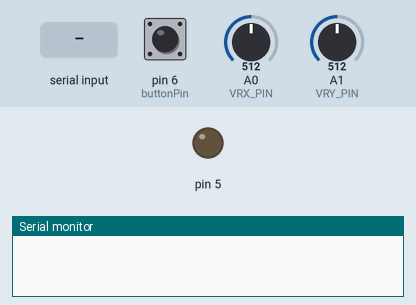
Bench run of a sketch on a simulated Arduino Uno, built with avr-gcc and run on an emulated ATmega328P. Shown: output pins drawn as LEDs (lit = HIGH), the last lines printed to the serial monitor. The test bench sets the inputs (shaded band); at power-on: A0 (VRX_PIN) = 512, A1 (VRY_PIN) = 512, pin 6 (buttonPin) LOW.

Above: at 1.2 s.
1.3 s: A0 (VRX_PIN) set to 415
2.8 s: A0 (VRX_PIN) set to 383
4.8 s: A1 (VRY_PIN) set to 390
6.3 s: byte 30 received over Serial
At 6.8 s:
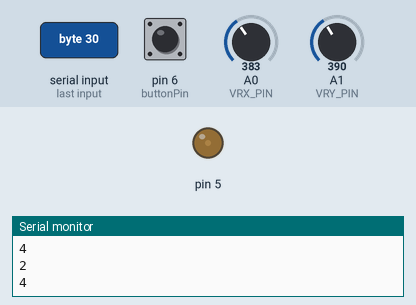
7.8 s: byte 90 received over Serial
At 9.0 s:
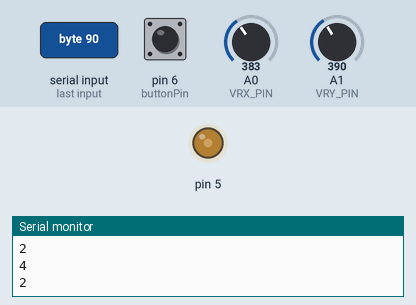
9.3 s: pin 6 (buttonPin) pulled HIGH for 1 s
Timing chart, 0 to 12.3 s (numbered marks = the images above; inputs shaded):
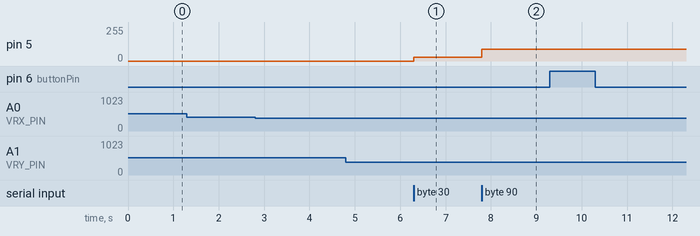

The sketch:

final.ino
```cpp
#define VRX_PIN  A0 // Arduino pin connected to VRX pin
#define VRY_PIN  A1 // Arduino pin connected to VRY pin

#define LEFT_THRESHOLD  400
#define RIGHT_THRESHOLD 800
#define UP_THRESHOLD    400
#define DOWN_THRESHOLD  800

#define COMMAND_NO     0x00
#define COMMAND_LEFT   0x01
#define COMMAND_RIGHT  0x02
#define COMMAND_UP     0x04
#define COMMAND_DOWN   0x08

int xValue = 0 ; // To store value of the X axis
int yValue = 0 ; // To store value of the Y axis
int command = COMMAND_NO;
int movement;
int buttonPin = 6;

void setup() {
  Serial.begin(9600) ;
}

void loop() {
  // read analog X and Y analog values
  xValue = analogRead(VRX_PIN);
  yValue = analogRead(VRY_PIN);

  if(digitalRead(buttonPin) == 1) {
    Serial.println(digitalRead(buttonPin));
    delay(1000);
  }


  // converts the analog value to commands
  // reset commands
  command = COMMAND_NO;

  // check left/right commands
  if (xValue < LEFT_THRESHOLD)
    command = command | COMMAND_LEFT;
  else if (xValue > RIGHT_THRESHOLD)
    command = command | COMMAND_RIGHT;

  // check up/down commands
  if (yValue < UP_THRESHOLD)
    command = command | COMMAND_UP;
  else if (yValue > DOWN_THRESHOLD)
    command = command | COMMAND_DOWN;


  // print command to serial and process command
  if (command & COMMAND_LEFT) {
    if (Serial.available()) {
    // read the most recent byte (which will be from 0 to 255):
    movement = Serial.read();
    analogWrite(command, movement);
  }
    Serial.println(2);
    delay(500);
  }

  if (command & COMMAND_RIGHT) {
    Serial.println(3);
    if (Serial.available()) {
    // read the most recent byte (which will be from 0 to 255):
    movement = Serial.read();
    analogWrite(command, movement);
  }
  delay(500);
  }

  if (command & COMMAND_UP) {
    Serial.println(4);
    if (Serial.available()) {
    // read the most recent byte (which will be from 0 to 255):
    movement = Serial.read();
    analogWrite(command, movement);
  }
  delay(500);
  }

  if (command & COMMAND_DOWN) {
    Serial.println(5);
    if (Serial.available()) {
    // read the most recent byte (which will be from 0 to 255):
    movement = Serial.read();
    analogWrite(command, movement);

  }
  delay(500);
  }
}
```

Measured:
- after the input at 1.3 s, every drawn part: stays the same
- after the input at 6.3 s, pin 5: 0/255 → 30/255 at once
- after the input at 7.8 s, pin 5: 30/255 → 90/255 at once
